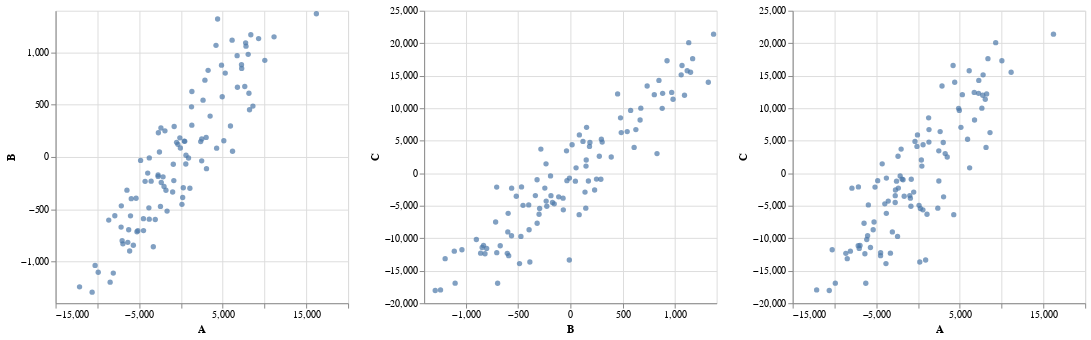

The notebook cell saved with this chart:
### Code cell
A, B, C = random.choice(ABC_all).transpose()
AB = alt.Chart(pd.DataFrame({"A":A, "B":B})).mark_circle().encode(
    x="A",
    y="B")
BC= alt.Chart(pd.DataFrame({"B":B, "C":C})).mark_circle().encode(
    x="B",
    y="C")
AC = alt.Chart(pd.DataFrame({"A":A, "C":C})).mark_circle().encode(
    x="A",
    y="C")

alt.hconcat(AB, BC, AC)

### Figure 1 — Vega-Lite specification as saved in the notebook (floating-point values rounded to 4 significant figures)
{"config": {"view": {"continuousWidth": 300, "continuousHeight": 300}}, "hconcat": [{"data": {"name": "data-8898ccd4e7e81fc21c57bcddacef7850"}, "mark": {"type": "circle"}, "encoding": {"x": {"field": "A", "type": "quantitative"}, "y": {"field": "B", "type": "quantitative"}}}, {"data": {"name": "data-34f715f652084f4bfafb524b53e45a12"}, "mark": {"type": "circle"}, "encoding": {"x": {"field": "B", "type": "quantitative"}, "y": {"field": "C", "type": "quantitative"}}}, {"data": {"name": "data-136ef69279afdb51d00b01c9ac439d8a"}, "mark": {"type": "circle"}, "encoding": {"x": {"field": "A", "type": "quantitative"}, "y": {"field": "C", "type": "quantitative"}}}], "$schema": "https://vega.github.io/schema/vega-lite/v5.16.3.json", "datasets": {"data-8898ccd4e7e81fc21c57bcddacef7850": [{"A": 2646.0, "B": 543.8}, {"A": -4477.0, "B": -704.5}, {"A": -2140.0, "B": -189.9}, {"A": 5927.0, "B": 296.6}, {"A": 5133.0, "B": 155.1}, {"A": -363.7, "B": 120.7}, {"A": -1915.0, "B": 250.2}, {"A": -3785.0, "B": -9.015}, {"A": -10620.0, "B": -1294.0}, {"A": -2355.0, "B": -244.5}, {"A": -10270.0, "B": -1038.0}, {"A": -2700.0, "B": 232.1}, {"A": 2485.0, "B": -36.93}, {"A": 2491.0, "B": 172.5}, {"A": -6358.0, "B": -817.1}, {"A": -6034.0, "B": -563.3}, {"A": 909.2, "B": -10.15}, {"A": -518.2, "B": 140.1}, {"A": 8208.0, "B": 452.2}, {"A": -5366.0, "B": -395.2}, {"A": 2365.0, "B": 147.5}, {"A": 1311.0, "B": 626.9}, {"A": -12130.0, "B": -1243.0}, {"A": 2869.0, "B": 734.9}, {"A": 5303.0, "B": 803.3}, {"A": -5263.0, "B": -715.5}, {"A": 399.7, "B": 151.8}, {"A": 9294.0, "B": 1133.0}, {"A": -2728.0, "B": -185.9}, {"A": 7246.0, "B": 883.1}, {"A": -3072.0, "B": -598.9}, {"A": 282.1, "B": -294.3}, {"A": 8137.0, "B": 610.2}, {"A": 7639.0, "B": 674.5}, {"A": -3306.0, "B": -859.2}, {"A": 3057.0, "B": -111.8}, {"A": -990.5, "B": -335.1}, {"A": 208.8, "B": -387.8}, {"A": -3836.0, "B": -486.7}, {"A": 7742.0, "B": 1092.0}, {"A": 1303.0, "B": 304.4}, {"A": 11140.0, "B": 1150.0}, {"A": -6943.0, "B": -831.5}, {"A": 584.9, "B": -67.43}, {"A": -8638.0, "B": -603.9}, {"A": -2571.0, "B": 47.92}, {"A": -6136.0, "B": -900.0}, {"A": -4485.0, "B": -590.3}, {"A": -809.2, "B": 291.9}, {"A": -1791.0, "B": -318.9}, {"A": -3791.0, "B": -595.7}, {"A": -5943.0, "B": -398.7}, {"A": -6460.0, "B": -318.1}, {"A": -2023.0, "B": -282.5}, {"A": -4826.0, "B": -33.06}, {"A": 6174.0, "B": 54.43}, {"A": 10030.0, "B": 925.3}, {"A": 6123.0, "B": 1118.0}, {"A": 7270.0, "B": 847.9}, {"A": 4196.0, "B": 1069.0}, {"A": -913.9, "B": -69.74}, {"A": -6252.0, "B": -696.5}, {"A": -3975.0, "B": -154.5}, {"A": 8046.0, "B": 982.8}, {"A": 7787.0, "B": 1061.0}, {"A": -3564.0, "B": -231.6}, {"A": -2393.0, "B": 277.0}, {"A": 6725.0, "B": 969.8}, {"A": -1658.0, "B": -517.7}, {"A": -7160.0, "B": -671.5}, {"A": -2450.0, "B": -473.4}, {"A": 3017.0, "B": 187.0}, {"A": 459.6, "B": 149.6}, {"A": -5150.0, "B": -705.4}, {"A": -128.5, "B": 183.0}, {"A": 1267.0, "B": 480.0}, {"A": -4288.0, "B": -233.1}, {"A": 6761.0, "B": 667.5}, {"A": 121.2, "B": -453.2}, {"A": -7135.0, "B": -467.6}, {"A": 4273.0, "B": 84.07}, {"A": -8471.0, "B": -1199.0}, {"A": -5694.0, "B": -844.6}, {"A": 4941.0, "B": 576.8}, {"A": 8363.0, "B": 1170.0}, {"A": 4388.0, "B": 1321.0}, {"A": 8613.0, "B": 486.9}, {"A": 16210.0, "B": 1371.0}, {"A": 604.0, "B": 16.44}, {"A": -851.9, "B": -225.8}, {"A": 3251.0, "B": 829.3}, {"A": -9897.0, "B": -1103.0}, {"A": -67.0, "B": 85.95}, {"A": 1073.0, "B": -299.7}, {"A": -8094.0, "B": -1111.0}, {"A": -2734.0, "B": -171.4}, {"A": -7910.0, "B": -562.3}, {"A": 3492.0, "B": 391.2}, {"A": -7036.0, "B": -801.7}, {"A": 4856.0, "B": 879.1}], "data-34f715f652084f4bfafb524b53e45a12": [{"B": 543.8, "C": 6411.0}, {"B": -704.5, "C": -12220.0}, {"B": -189.9, "C": -410.3}, {"B": 296.6, "C": 5230.0}, {"B": 155.1, "C": 7055.0}, {"B": 120.7, "C": 4899.0}, {"B": 250.2, "C": -896.2}, {"B": -9.015, "C": -748.3}, {"B": -1294.0, "C": -18040.0}, {"B": -244.5, "C": -2288.0}, {"B": -1038.0, "C": -11780.0}, {"B": 232.1, "C": -2575.0}, {"B": -36.93, "C": 3442.0}, {"B": 172.5, "C": -1199.0}, {"B": -817.1, "C": -12390.0}, {"B": -563.3, "C": -9614.0}, {"B": -10.15, "C": -13350.0}, {"B": 140.1, "C": -2907.0}, {"B": 452.2, "C": 12210.0}, {"B": -395.2, "C": -8694.0}, {"B": 147.5, "C": -5374.0}, {"B": 626.9, "C": 6716.0}, {"B": -1243.0, "C": -17960.0}, {"B": 734.9, "C": 13420.0}, {"B": 803.3, "C": 12080.0}, {"B": -715.5, "C": -7509.0}, {"B": 151.8, "C": 2036.0}, {"B": 1133.0, "C": 20090.0}, {"B": -185.9, "C": -3450.0}, {"B": 883.1, "C": 12290.0}, {"B": -598.9, "C": -9025.0}, {"B": -294.3, "C": -5425.0}, {"B": 610.2, "C": 3973.0}, {"B": 674.5, "C": 10010.0}, {"B": -859.2, "C": -12300.0}, {"B": -111.8, "C": -3631.0}, {"B": -335.1, "C": -3445.0}, {"B": -387.8, "C": -13660.0}, {"B": -486.7, "C": -13900.0}, {"B": 1092.0, "C": 12000.0}, {"B": 304.4, "C": 4786.0}, {"B": 1150.0, "C": 15540.0}, {"B": -831.5, "C": -11100.0}, {"B": -67.43, "C": -5629.0}, {"B": -603.9, "C": -12330.0}, {"B": 47.92, "C": -1219.0}, {"B": -900.0, "C": -10190.0}, {"B": -590.3, "C": -12690.0}, {"B": 291.9, "C": -931.2}, {"B": -318.9, "C": -1007.0}, {"B": -595.7, "C": -6174.0}, {"B": -398.7, "C": -4870.0}, {"B": -318.1, "C": -7690.0}, {"B": -282.5, "C": 3719.0}, {"B": -33.06, "C": -1150.0}, {"B": 54.43, "C": 828.8}, {"B": 925.3, "C": 17300.0}, {"B": 1118.0, "C": 15770.0}, {"B": 847.9, "C": 14280.0}, {"B": 1069.0, "C": 16570.0}, {"B": -69.74, "C": -3839.0}, {"B": -696.5, "C": -16930.0}, {"B": -154.5, "C": -4706.0}, {"B": 982.8, "C": 11380.0}, {"B": 1061.0, "C": 15130.0}, {"B": -231.6, "C": -4284.0}, {"B": 277.0, "C": 2612.0}, {"B": 969.8, "C": 12430.0}, {"B": -517.7, "C": -3541.0}, {"B": -671.5, "C": -11160.0}, {"B": -473.4, "C": -9725.0}, {"B": 187.0, "C": 4729.0}, {"B": 149.6, "C": 1099.0}, {"B": -705.4, "C": -2135.0}, {"B": 183.0, "C": 4122.0}, {"B": 480.0, "C": 8524.0}, {"B": -233.1, "C": 1441.0}, {"B": 667.5, "C": 8190.0}, {"B": -453.2, "C": -4946.0}, {"B": -467.6, "C": -2111.0}, {"B": 84.07, "C": -6373.0}, {"B": -1199.0, "C": -13140.0}, {"B": -844.6, "C": -11420.0}, {"B": 576.8, "C": 9663.0}, {"B": 1170.0, "C": 17620.0}, {"B": 1321.0, "C": 13990.0}, {"B": 486.9, "C": 6252.0}, {"B": 1371.0, "C": 21390.0}, {"B": 16.44, "C": 4376.0}, {"B": -225.8, "C": -5075.0}, {"B": 829.3, "C": 3025.0}, {"B": -1103.0, "C": -16920.0}, {"B": 85.95, "C": 5895.0}, {"B": -299.7, "C": -6316.0}, {"B": -1111.0, "C": -11990.0}, {"B": -171.4, "C": -4499.0}, {"B": -562.3, "C": -2303.0}, {"B": 391.2, "C": 2492.0}, {"B": -801.7, "C": -11560.0}, {"B": 879.1, "C": 9979.0}], "data-136ef69279afdb51d00b01c9ac439d8a": [{"A": 2646.0, "C": 6411.0}, {"A": -4477.0, "C": -12220.0}, {"A": -2140.0, "C": -410.3}, {"A": 5927.0, "C": 5230.0}, {"A": 5133.0, "C": 7055.0}, {"A": -363.7, "C": 4899.0}, {"A": -1915.0, "C": -896.2}, {"A": -3785.0, "C": -748.3}, {"A": -10620.0, "C": -18040.0}, {"A": -2355.0, "C": -2288.0}, {"A": -10270.0, "C": -11780.0}, {"A": -2700.0, "C": -2575.0}, {"A": 2485.0, "C": 3442.0}, {"A": 2491.0, "C": -1199.0}, {"A": -6358.0, "C": -12390.0}, {"A": -6034.0, "C": -9614.0}, {"A": 909.2, "C": -13350.0}, {"A": -518.2, "C": -2907.0}, {"A": 8208.0, "C": 12210.0}, {"A": -5366.0, "C": -8694.0}, {"A": 2365.0, "C": -5374.0}, {"A": 1311.0, "C": 6716.0}, {"A": -12130.0, "C": -17960.0}, {"A": 2869.0, "C": 13420.0}, {"A": 5303.0, "C": 12080.0}, {"A": -5263.0, "C": -7509.0}, {"A": 399.7, "C": 2036.0}, {"A": 9294.0, "C": 20090.0}, {"A": -2728.0, "C": -3450.0}, {"A": 7246.0, "C": 12290.0}, {"A": -3072.0, "C": -9025.0}, {"A": 282.1, "C": -5425.0}, {"A": 8137.0, "C": 3973.0}, {"A": 7639.0, "C": 10010.0}, {"A": -3306.0, "C": -12300.0}, {"A": 3057.0, "C": -3631.0}, {"A": -990.5, "C": -3445.0}, {"A": 208.8, "C": -13660.0}, {"A": -3836.0, "C": -13900.0}, {"A": 7742.0, "C": 12000.0}, {"A": 1303.0, "C": 4786.0}, {"A": 11140.0, "C": 15540.0}, {"A": -6943.0, "C": -11100.0}, {"A": 584.9, "C": -5629.0}, {"A": -8638.0, "C": -12330.0}, {"A": -2571.0, "C": -1219.0}, {"A": -6136.0, "C": -10190.0}, {"A": -4485.0, "C": -12690.0}, {"A": -809.2, "C": -931.2}, {"A": -1791.0, "C": -1007.0}, {"A": -3791.0, "C": -6174.0}, {"A": -5943.0, "C": -4870.0}, {"A": -6460.0, "C": -7690.0}, {"A": -2023.0, "C": 3719.0}, {"A": -4826.0, "C": -1150.0}, {"A": 6174.0, "C": 828.8}, {"A": 10030.0, "C": 17300.0}, {"A": 6123.0, "C": 15770.0}, {"A": 7270.0, "C": 14280.0}, {"A": 4196.0, "C": 16570.0}, {"A": -913.9, "C": -3839.0}, {"A": -6252.0, "C": -16930.0}, {"A": -3975.0, "C": -4706.0}, {"A": 8046.0, "C": 11380.0}, {"A": 7787.0, "C": 15130.0}, {"A": -3564.0, "C": -4284.0}, {"A": -2393.0, "C": 2612.0}, {"A": 6725.0, "C": 12430.0}, {"A": -1658.0, "C": -3541.0}, {"A": -7160.0, "C": -11160.0}, {"A": -2450.0, "C": -9725.0}, {"A": 3017.0, "C": 4729.0}, {"A": 459.6, "C": 1099.0}, {"A": -5150.0, "C": -2135.0}, {"A": -128.5, "C": 4122.0}, {"A": 1267.0, "C": 8524.0}, {"A": -4288.0, "C": 1441.0}, {"A": 6761.0, "C": 8190.0}, {"A": 121.2, "C": -4946.0}, {"A": -7135.0, "C": -2111.0}, {"A": 4273.0, "C": -6373.0}, {"A": -8471.0, "C": -13140.0}, {"A": -5694.0, "C": -11420.0}, {"A": 4941.0, "C": 9663.0}, {"A": 8363.0, "C": 17620.0}, {"A": 4388.0, "C": 13990.0}, {"A": 8613.0, "C": 6252.0}, {"A": 16210.0, "C": 21390.0}, {"A": 604.0, "C": 4376.0}, {"A": -851.9, "C": -5075.0}, {"A": 3251.0, "C": 3025.0}, {"A": -9897.0, "C": -16920.0}, {"A": -67.0, "C": 5895.0}, {"A": 1073.0, "C": -6316.0}, {"A": -8094.0, "C": -11990.0}, {"A": -2734.0, "C": -4499.0}, {"A": -7910.0, "C": -2303.0}, {"A": 3492.0, "C": 2492.0}, {"A": -7036.0, "C": -11560.0}, {"A": 4856.0, "C": 9979.0}]}}
